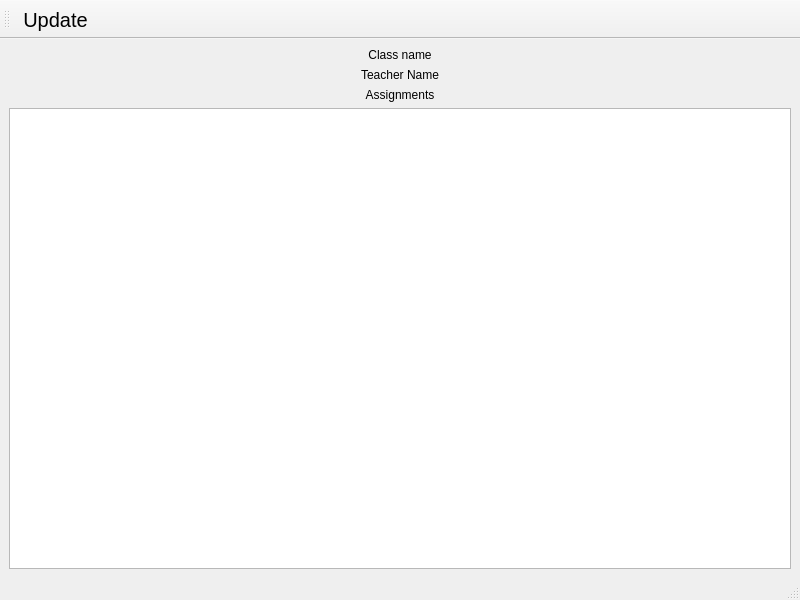
<?xml version="1.0" encoding="UTF-8"?>
<ui version="4.0">
 <class>ClassroomWindow</class>
 <widget class="QMainWindow" name="ClassroomWindow">
  <property name="geometry">
   <rect>
    <x>0</x>
    <y>0</y>
    <width>800</width>
    <height>600</height>
   </rect>
  </property>
  <property name="windowTitle">
   <string>MainWindow</string>
  </property>
  <widget class="QWidget" name="centralwidget">
   <layout class="QVBoxLayout" name="verticalLayout">
    <item>
     <widget class="QLabel" name="name_label">
      <property name="text">
       <string>Class name</string>
      </property>
      <property name="alignment">
       <set>Qt::AlignCenter</set>
      </property>
     </widget>
    </item>
    <item>
     <widget class="QLabel" name="teacher_label">
      <property name="text">
       <string>Teacher Name</string>
      </property>
      <property name="alignment">
       <set>Qt::AlignCenter</set>
      </property>
     </widget>
    </item>
    <item>
     <widget class="QLabel" name="assignments_label">
      <property name="text">
       <string>Assignments</string>
      </property>
      <property name="alignment">
       <set>Qt::AlignCenter</set>
      </property>
     </widget>
    </item>
    <item>
     <widget class="QListView" name="assignments_list_view">
      <property name="spacing">
       <number>0</number>
      </property>
     </widget>
    </item>
   </layout>
  </widget>
  <widget class="QMenuBar" name="menubar">
   <property name="geometry">
    <rect>
     <x>0</x>
     <y>0</y>
     <width>800</width>
     <height>26</height>
    </rect>
   </property>
  </widget>
  <widget class="QStatusBar" name="statusbar"/>
  <widget class="QToolBar" name="toolBar">
   <property name="windowTitle">
    <string>toolBar</string>
   </property>
   <attribute name="toolBarArea">
    <enum>TopToolBarArea</enum>
   </attribute>
   <attribute name="toolBarBreak">
    <bool>false</bool>
   </attribute>
   <addaction name="actionUpdate"/>
  </widget>
  <action name="actionUpdate">
   <property name="text">
    <string>Update</string>
   </property>
   <property name="font">
    <font>
     <pointsize>15</pointsize>
    </font>
   </property>
  </action>
 </widget>
 <resources/>
 <connections/>
</ui>
